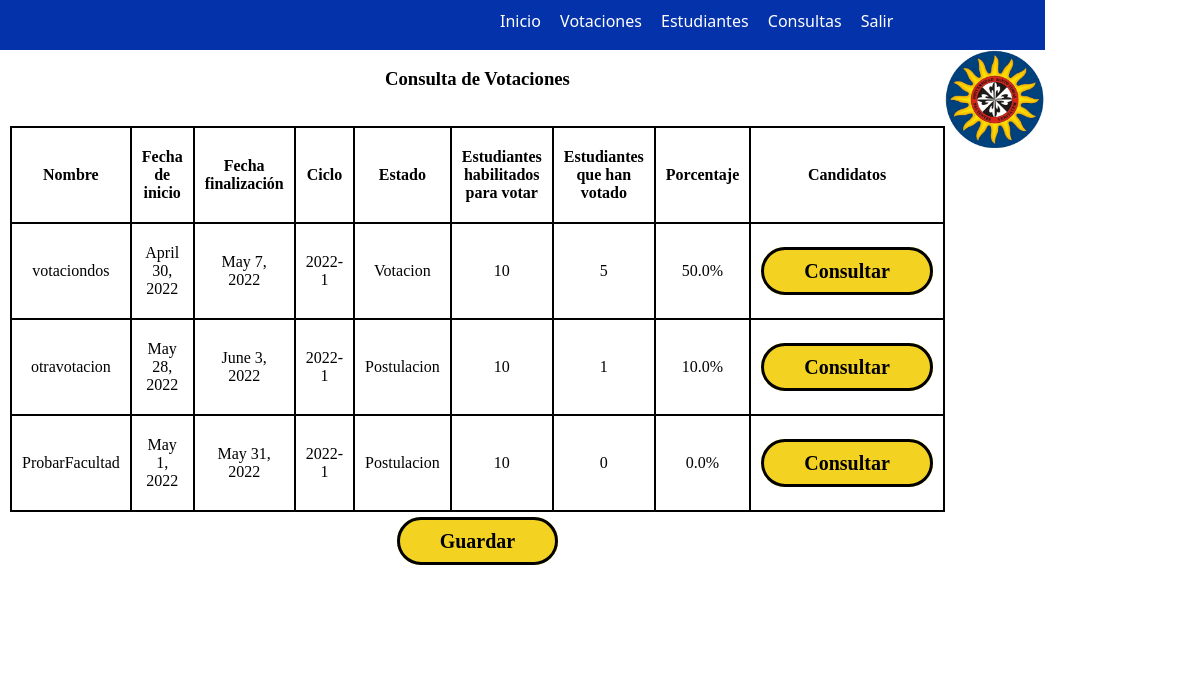
The page /consultar_votacionsemestre/ (signed in) on the database as committed earlier.
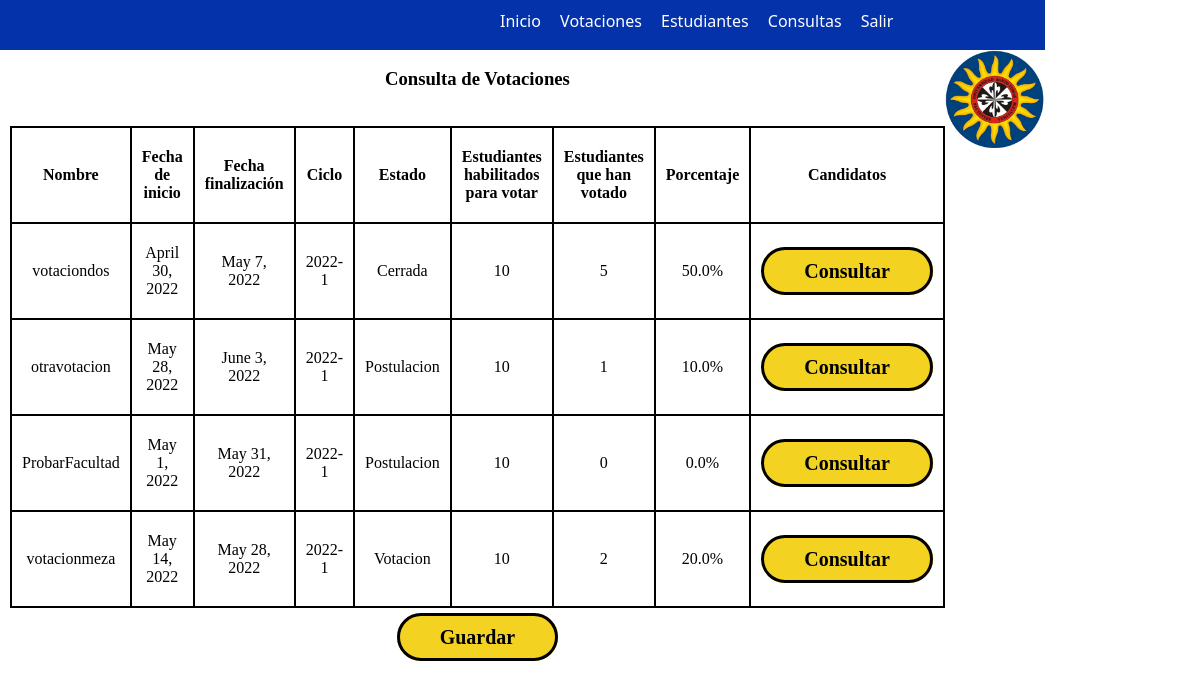
The same page on the database as committed later.
### app/models.py (models this page shows, shortened)
class Votacion (models.Model):
    nombre= models.CharField(max_length=45, null=False)
    tipo= models.ForeignKey(
        TipoVotacion,
        related_name='tipos_votaciones',
        on_delete=models.PROTECT
    )
    estado= models.ForeignKey(EstadoVotacion,
        related_name='estado_votaciones',
        on_delete=models.PROTECT
    )
    facultad= models.ForeignKey(Facultad,
        related_name='facultad_votaciones',
        null=False,
        on_delete=models.PROTECT
    )
    fechaInicio=models.DateField(auto_now=False, auto_now_add=False, null=True)
    fechaFinal=models.DateField(auto_now=False, auto_now_add=False,null=True)
    class Meta:
        app_label= 'app'

### app/views.py (the view)
# urls.py: path('consultar_votacionsemestre/', views.consultar_votacionsemestre, name='consultar_votacionsemestre'),
@login_required
def consultar_votacionsemestre(request):
    id_usuario=request.user.id
    facultad_decano=Decano.objects.get(user_id=id_usuario)
    listav=Votacion.objects.filter(facultad_id=facultad_decano.id, tipo_id =2)
    print(listav)
    cantidadEstudiantes = Estudiante.objects.filter(facultad_id=listav[0].facultad_id).count()
    for v in listav:
        print(v)
        votosVotacion = Voto.objects.filter(votacion_id=v.id).count()
        print(votosVotacion)
        setattr(v,"votos",votosVotacion)
        setattr(v,"porcentaje",100*votosVotacion/cantidadEstudiantes)
    contexto ={
        'consultar_votacionsemestre':listav,
        'votos':cantidadEstudiantes,
    }
    return render(request, 'app/consultar_votacionsemestre.html',contexto)

### app/templates/app/Consultar_votacionsemestre.html (shortened to what this page needs)
{% load static %}
<html lang="en">
<head>
    <link href="{% static 'app/css/estilo_consultavotacion.css' %}" rel="stylesheet">
</head>
<body>
      <div class="contenedor" >
        <div class="header">
          <ul id="menu">
            <li ><a href="{% url 'app:menu_decano' %}">Inicio</a></li>
            <li ><a href="{% url 'app:vot' %}">Votaciones</a></li>
            <li><a href="{% url 'app:est' %}">Estudiantes</a></li>
            <li><a href="{% url 'app:consult' %}">Consultas</a></li>
            <li><a href="{% url 'app:ingresar' %}" >Salir</a></li>
        </ul>
        </div>
            <div class="contenido">
                <br>
                <h3>Consulta de Votaciones</h2>
                <br>
                <br><br>
                <table>
                          <thead>
                            <tr>
                              <th>Nombre</th>
                              <th>Fecha de inicio</th>
                              <th>Fecha finalización</th>
                              <th>Ciclo</th>
                              <th>Estado</th>
                              <th>Estudiantes habilitados para votar</th>
                              <th>Estudiantes que han votado</th>
                              <th>Porcentaje</th>
                              <th>Candidatos</th>
                            </tr>
                          </thead>
                          <tbody>
                            {%for listav  in consultar_votacionsemestre%}
                            <tr class="fila">
                              <td>{{listav.nombre}}</td>
                              <td>{{listav.fechaInicio}}</td>
                              <td>{{listav.fechaFinal}}</td>
                              <td>2022-1</td>
                              <td>
                                {%if listav.estado_id is 1%}
                                Postulacion
                                {%elif listav.estado_id is 2%}
                                Votacion
                                {%else%}
                                Cerrada
                                {%endif%}
                                </td>
                              <td>{{votos}}</td>
                              <td>{{listav.votos}}</td>
                              <td>{{listav.porcentaje}}%</td>
                              <td>
                                <a href="{% url 'app:candidatos-ganadores' listav.id %}"class="cr">Consultar</a>
                              </td>
                            </tr>
                            {% endfor %}
                          </tbody>
                        </table>
                        <br>
                        <a href="" class="cr">Guardar</a>
          </div>
              <div class="contenido2">
                <img src="{% static 'app/image/Logotipo_USTA_Colombia.png' %}" alt="logo" width="100">              </div>
            </div>
</body>
</html>

Rows that differ between the two databases and show on the page:
changed Votacion "votaciondos": estado_id "Votacion" → "Cerrada"
added Votacion: nombre "votacionmeza", fechaInicio "May 14, 2022", fechaFinal "May 28, 2022", shows "Votacion", votos "10", votos "2", porcentaje "20.0"
